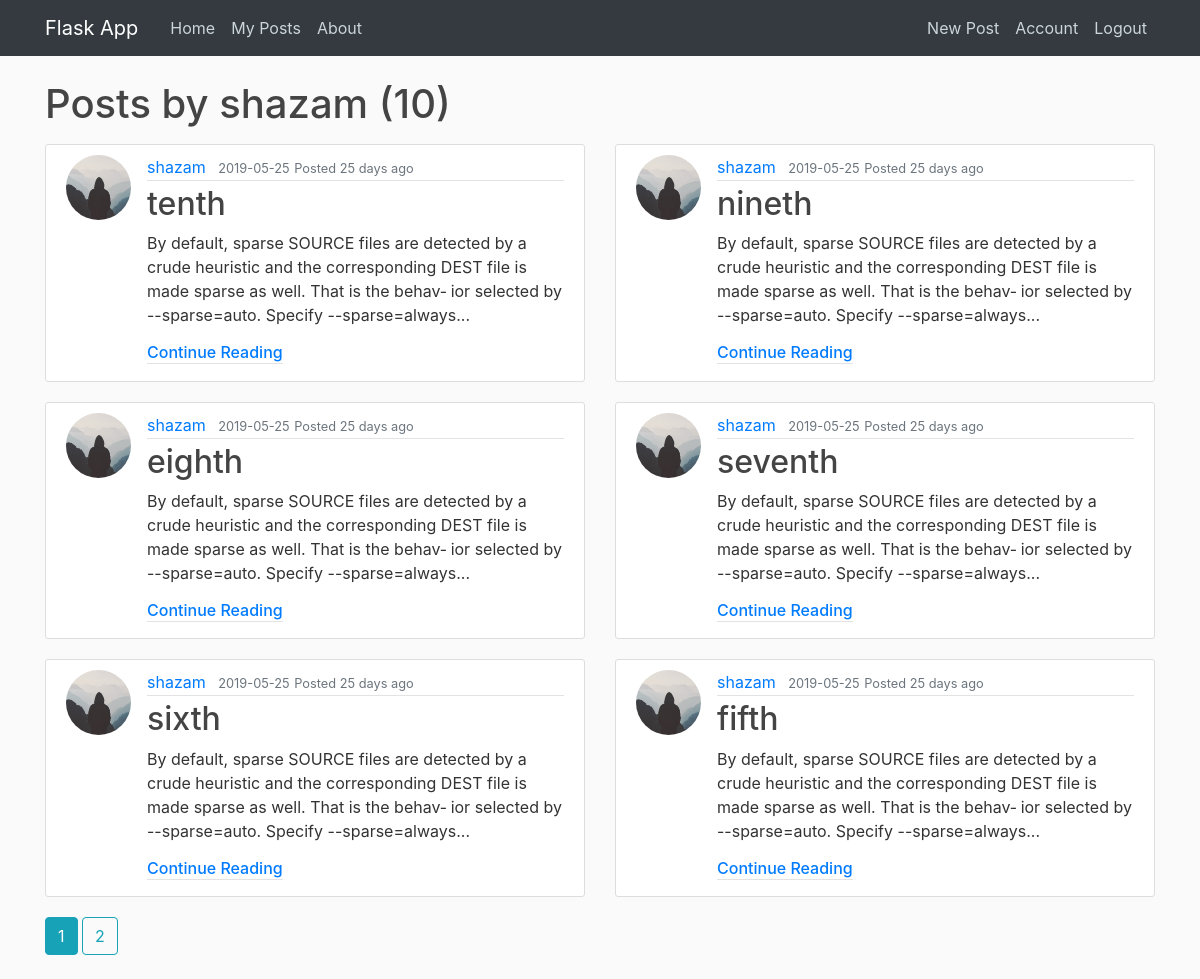
/user/shazam (signed in), run on the app's committed database.
### flaskapp/models.py (models this page shows, shortened)
class User(db.Model, UserMixin):
    id = db.Column(db.Integer, primary_key=True)
    name = db.Column(db.String(30), nullable=False)
    username = db.Column(db.String(20), unique=True, nullable=False)
    email = db.Column(db.String(120), unique=True, nullable=False)
    image_file = db.Column(db.String(20), nullable=False, default='default.jpg')
    password = db.Column(db.String(60), nullable=False)
    posts = db.relationship('Post', backref='author', lazy=True)

class Post(db.Model, UserMixin):
    id = db.Column(db.Integer, primary_key=True)
    title = db.Column(db.String(100), nullable=False)
    date_posted = db.Column(db.DateTime, nullable=False, default=datetime.utcnow)
    content = db.Column(db.Text, nullable=False)
    user_id = db.Column(db.Integer, db.ForeignKey('user.id'), nullable=False)

### flaskapp/users/routes.py (the view)
@users.route("/user/<string:username>")
def user_posts(username):
	page = request.args.get('page', 1,type=int)
	user = User.query.filter_by(username=username).first_or_404()
	posts = Post.query.filter_by(author=user)\
	.order_by(Post.date_posted.desc())\
	.paginate(page=page, per_page=6)
	return render_template('user_posts.html',title="Posts",posts=posts,user=user)

### flaskapp/models.py (called while the page is built)
@login_manager.user_loader
def load_user(user_id):
    return User.query.get(int(user_id))

### flaskapp/templates/user_posts.html
{% extends "layout.html" %}
{% block body %}
  <h1 class="mb-3">Posts by {{ user.username }} ({{ posts.total }})</h1>
  <div class="row">
    {% for post in posts.items %}
    <div class="col-lg-6 col-md-12">
        <article class="media content-section">
          <img class="rounded-circle article-img" src="{{ url_for('static', filename='profile_pics/' + post.author.image_file) }}">
          <div class="media-body">
            <div class="article-metadata">
              <a class="mr-2" href="{{ url_for('users.user_posts',username=post.author.username) }}">{{ post.author.username }}</a>
              <small class="text-muted">{{ post.date_posted.strftime('%Y-%m-%d') }}</small>
	<small class="text-muted"> Posted {{ moment(post.date_posted).fromNow(refresh=True) }}</small>
            </div>
            <h2><a class="article-title" href="{{ url_for('posts.post', post_id=post.id) }}">{{ post.title }}</a></h2>
            <p class="article-content">{{ post.content | truncate(200) | safe}}</p>
            <h6><a class="article-metadata" href="{{ url_for('posts.post', post_id=post.id) }}">Continue Reading</a></h6>
          </div>
        </article>
      </div>
    {% endfor %}
  </div>
    {% for page_num in posts.iter_pages(left_edge=1,right_edge=1,left_current=1,right_current=2) %}
      {% if page_num %}
        {% if posts.page ==  page_num %}
        <a class="btn btn-info mb-4" href="{{ url_for('users.user_posts',username=user.username,page=page_num) }}">{{ page_num }}</a>
        {% else %}
        <a class="btn btn-outline-info mb-4" href="{{ url_for('users.user_posts',username=user.username,page=page_num) }}">{{ page_num }}</a>
        {% endif %}
      {% else %}
        ...
      {% endif %}
    {% endfor %}
{% endblock %}

### flaskapp/static/main.css (style rules this page uses)
body { background: #fafafa; color: #333333; margin-top: 5rem; }
h1, h2, h3, h4, h5, h6 { color: #444444; }
.content-section { background: #ffffff; padding: 10px 20px; border: 1px solid #dddddd; border-radius: 3px; margin-bottom: 20px; }
.article-title { color: #444444; }
.article-content { white-space: pre-line; }
.article-img { height: 65px; width: 65px; margin-right: 16px; }
.article-metadata { padding-bottom: 1px; margin-bottom: 4px; border-bottom: 1px solid #e3e3e3 }

### data on the page
User: username "shazam"
Post: image_file (placeholder picture), author.username "shazam", date_posted "2019-05-25", date_posted "25 days ago", title "tenth", content "By default, sparse SOURCE files are detected by a crude heuristic and the corresponding DEST file is made sparse as well. That is the behav‐ ior selected by --sparse=auto. Specify --sparse=always..."
Post: image_file (placeholder picture), author.username "shazam", date_posted "2019-05-25", date_posted "25 days ago", title "nineth", content "By default, sparse SOURCE files are detected by a crude heuristic and the corresponding DEST file is made sparse as well. That is the behav‐ ior selected by --sparse=auto. Specify --sparse=always..."
Post: image_file (placeholder picture), author.username "shazam", date_posted "2019-05-25", date_posted "25 days ago", title "eighth", content "By default, sparse SOURCE files are detected by a crude heuristic and the corresponding DEST file is made sparse as well. That is the behav‐ ior selected by --sparse=auto. Specify --sparse=always..."
Post: image_file (placeholder picture), author.username "shazam", date_posted "2019-05-25", date_posted "25 days ago", title "seventh", content "By default, sparse SOURCE files are detected by a crude heuristic and the corresponding DEST file is made sparse as well. That is the behav‐ ior selected by --sparse=auto. Specify --sparse=always..."
Post: image_file (placeholder picture), author.username "shazam", date_posted "2019-05-25", date_posted "25 days ago", title "sixth", content "By default, sparse SOURCE files are detected by a crude heuristic and the corresponding DEST file is made sparse as well. That is the behav‐ ior selected by --sparse=auto. Specify --sparse=always..."
Post: image_file (placeholder picture), author.username "shazam", date_posted "2019-05-25", date_posted "25 days ago", title "fifth", content "By default, sparse SOURCE files are detected by a crude heuristic and the corresponding DEST file is made sparse as well. That is the behav‐ ior selected by --sparse=auto. Specify --sparse=always..."

### other printed values
{{ posts.total }} "10"
{{ page_num }} "1"
{{ page_num }} "2"
